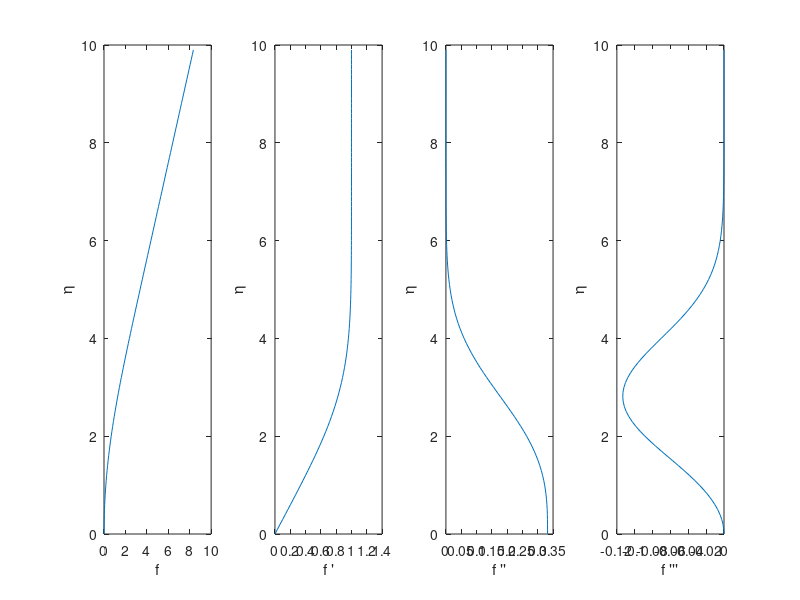

MATLAB code to generate this figure:
function blasiusEquationSolver()
% This function solves and plots the Blasius equation using shooting method
% and 4th order Runge-Kutta method.
% Blasius equation --> [f''' + 0.5*f*f'' = 0]

l1 = 0; l2 = 1;
h = 0.1;
eta = 0:h:10-h;
F = zeros(10/h,3);

while abs(F(end,2)-1)>0.00001
    shot = 0.5*(l1 + l2);
    F(1,:) = [0 0 shot];
    
    for i = 1:(10/h)-1
        f = F(i,:);
        k1 = h*([f(2) f(3) -0.5*f(1)*f(3)]);
        f = F(i,:) + k1/2;
        k2 = h*([f(2) f(3) -0.5*f(1)*f(3)]);
        f = F(i,:) + k2/2;
        k3 = h*([f(2) f(3) -0.5*f(1)*f(3)] + k2/2);
        f = F(i,:) + k3;
        k4 = h*([f(2) f(3) -0.5*f(1)*f(3)]);
        F(i+1,:) = F(i,:) + (k1 + 2*k2 + 2*k3 + k4)/6;
    end
    
    if(F(end,2)<1)
        l1 = shot;
    else
        l2 = shot;
    end
end

figure('name','Solution of Blasius Equation');
subplot(1,4,1);
plot(F(:,1),eta);
xlabel('f');
ylabel('\eta');
subplot(1,4,2);
plot(F(:,2),eta);
xlabel('f ''');
ylabel('\eta');
subplot(1,4,3);
plot(F(:,3),eta);
xlabel('f ''''');
ylabel('\eta');
subplot(1,4,4);
plot(-0.5*F(:,1).*F(:,3),eta);
xlabel('f ''''''');
ylabel('\eta');
end